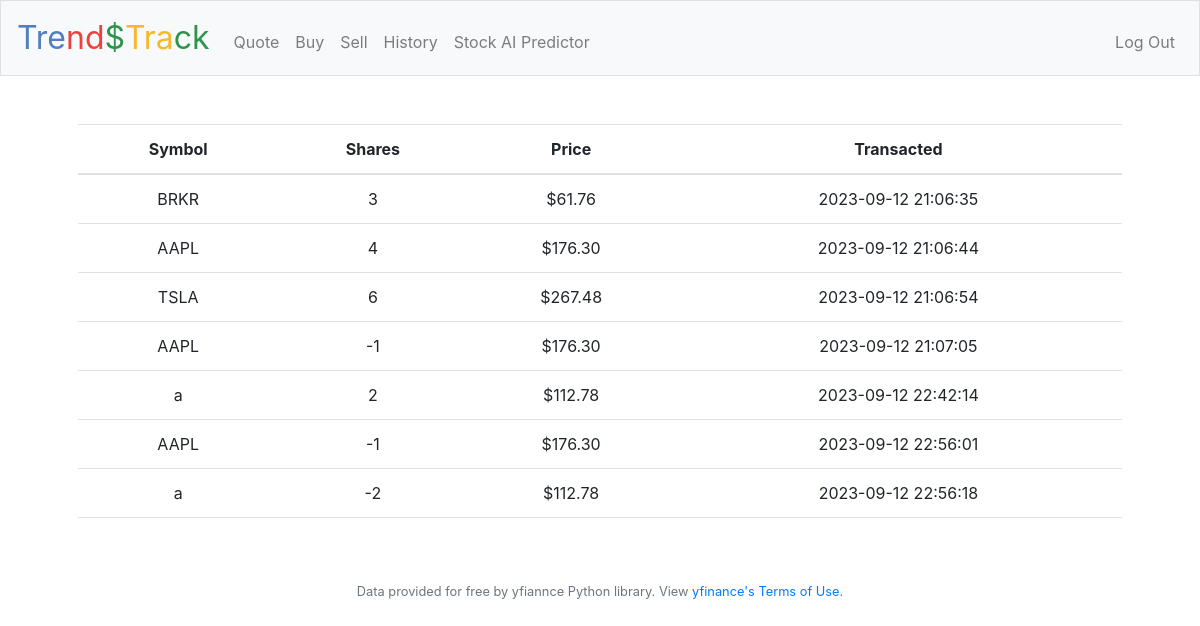
Screenshot of /history (signed in) with the database file from the repository.
### tables this page shows
CREATE TABLE 'transactions' ('id' INTEGER PRIMARY KEY AUTOINCREMENT NOT NULL, 'user_id' INTEGER, 'symbol' TEXT, 'shares' INTEGER, 'price' REAL, 'date' DATETIME DEFAULT CURRENT_TIMESTAMP, 'company' TEXT,'total' REAL);

### application.py (the view)
@app.route("/history")
@login_required
def history():
    transactions = db.execute(
        "SELECT * FROM transactions WHERE user_id = ?;", session["user_id"])
    return render_template("history.html", transactions=transactions)

### application.py (called while the page is built)
@app.after_request
def after_request(response):
    response.headers["Cache-Control"] = "no-cache, no-store, must-revalidate"
    response.headers["Expires"] = 0
    response.headers["Pragma"] = "no-cache"
    return response

### helpers.py (called while the page is built)
def login_required(f):
    @wraps(f)
    def decorated_function(*args, **kwargs):
        if session.get("user_id") is None:
            return redirect("/login")
        return f(*args, **kwargs)
    return decorated_function

def usd(value):
    return f"${value:,.2f}"

### templates/history.html (shortened to what this page needs)
{% extends "layout.html" %}
{% block main %}
        <link href="https://cdn.jsdelivr.net/npm/bootstrap@5.2.3/dist/css/bootstrap.min.css" rel="stylesheet">
        <link rel="stylesheet" href="https://cdn.jsdelivr.net/npm/bootstrap@4.5.3/dist/css/bootstrap.min.css">
        <table class="table">
            <thead>
                <tr>
                    <th>Symbol</th>
                    <th>Shares</th>
                    <th>Price</th>
                    <th>Transacted</th>
                </tr>
            </thead>
            <tbody>
                <tr>
                    {% for t in transactions %}
                    <tr>
                        <td>{{ t.symbol }}</td>
                        <td>{{ t.shares }}</td>
                        <td>{{ t.price | usd }}</td>
                        <td>{{ t.date }}</td>
                    </tr>
                {% endfor %}
                </tr>
            </tbody>
        </table>
{% endblock %}

### rows the page displays
transactions: symbol "BRKR", shares "3", price "$61.76", date "2023-09-12 21:06:35"
transactions: symbol "AAPL", shares "4", price "$176.30", date "2023-09-12 21:06:44"
transactions: symbol "TSLA", shares "6", price "$267.48", date "2023-09-12 21:06:54"
transactions: symbol "AAPL", shares "-1", price "$176.30", date "2023-09-12 21:07:05"
transactions: symbol "a", shares "2", price "$112.78", date "2023-09-12 22:42:14"
transactions: symbol "AAPL", shares "-1", price "$176.30", date "2023-09-12 22:56:01"
transactions: symbol "a", shares "-2", price "$112.78", date "2023-09-12 22:56:18"
